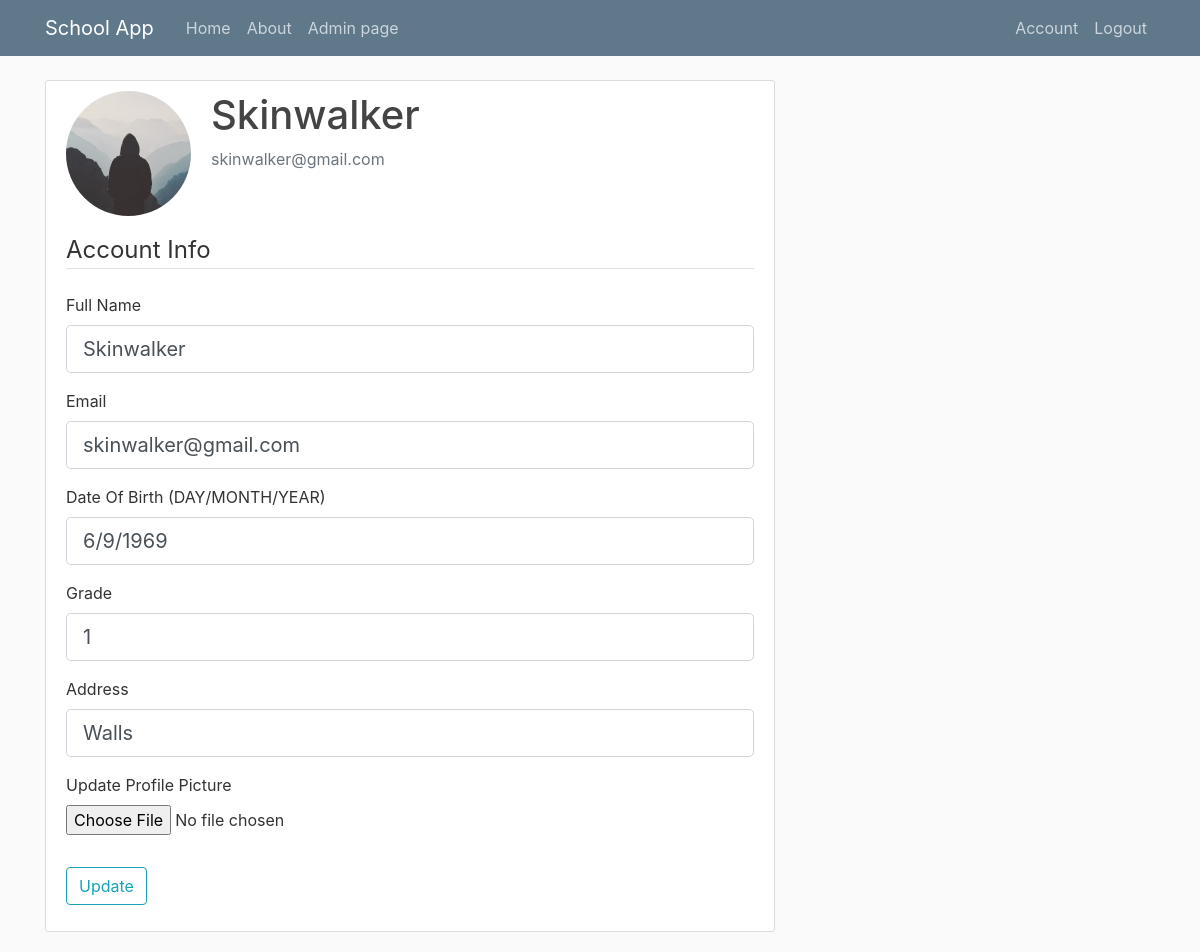
Page /account (signed in) on the committed database.
### schoolapp/models.py (models this page shows, shortened)
class User(db.Model, UserMixin):
    id = db.Column(db.Integer, primary_key=True)
    email = db.Column(db.String(120), unique=True, nullable=False)
    password = db.Column(db.String(60), nullable=True, default="password")
    full_name = db.Column(db.String(100), unique=True, nullable=False)
    date_of_birth = db.Column(db.String, nullable=False)
    grade = db.Column(db.Integer, nullable=False)
    address = db.Column(db.String(100), nullable=False)
    image_file = db.Column(db.String(20), nullable=False, default='default.jpg')

### schoolapp/routes.py (the view)
@app.route("/account", methods=['GET', 'POST'])
@login_required
def account():
    form = UpdateAccountForm()
    if form.validate_on_submit():
        if form.picture.data:
            picture_file = save_picture(form.picture.data)
            current_user.image_file = picture_file
        current_user.full_name = form.full_name.data
        current_user.email = form.email.data
        current_user.date_of_birth = form.date_of_birth.data
        current_user.grade = form.grade.data
        current_user.address = form.address.data
        db.session.commit()
        flash('Your account has been updated!', 'success')
        return redirect(url_for('account'))
    elif request.method == 'GET':
        form.full_name.data = current_user.full_name
        form.email.data = current_user.email
        form.date_of_birth.data = current_user.date_of_birth
        form.grade.data = current_user.grade
        form.address.data = current_user.address
    image_file = url_for('static', filename='profile_pics/' + current_user.image_file)
    return render_template('account.html', title='Account',
                           image_file=image_file, form=form)

### schoolapp/forms.py (shortened to what this page needs)
class UpdateAccountForm(FlaskForm):
    full_name = StringField('Full Name', validators=[DataRequired(), Length(min=2, max=100)])
    email = StringField('Email', validators=[DataRequired(), Email()])
    grade = IntegerField("Grade", validators=[DataRequired()])
    date_of_birth = StringField("Date Of Birth", validators=[DataRequired()])
    address = StringField("Address", validators=[DataRequired()])
    picture = FileField("Update Profile Picture", validators=[FileAllowed(["jpg", "png"])])
    submit = SubmitField('Update')

### schoolapp/models.py (called while the page is built)
@login_manager.user_loader
def load_user(user_id):
    return User.query.get(int(user_id))

### schoolapp/templates/account.html (shortened to what this page needs)
{% extends "layout.html" %}
{% block content %}
    <div class="content-section">
        <div class="media">
            <img class="rounded-circle account-img" src="{{ image_file }}">
            <div class="media-body">
                <h2 class="account-heading">{{ current_user.full_name }}</h2>
                <p class="text-secondary">{{ current_user.email }}</p>
            </div>
        </div>
        <form method="POST" action="" enctype="multipart/form-data">
            <fieldset class="form-group">
                <legend class="border-bottom mb-4">Account Info</legend>
                <div class="form-group">
                    {{ form.full_name.label(class="form-control-label") }}
                    {% if form.full_name.errors %}
                        {{ form.full_name(class="form-control form-control-lg is-invalid") }}
                        <div class="invalid-feedback">
                            {% for error in form.full_name.errors %}
                                <span>{{ error }}</span>
                            {% endfor %}
                        </div>
                    {% else %}
                        {{ form.full_name(class="form-control form-control-lg") }}
                    {% endif %}
                </div>
                <div class="form-group">
                    {{ form.email.label(class="form-control-label") }}
                    {% if form.email.errors %}
                        {{ form.email(class="form-control form-control-lg is-invalid") }}
                        <div class="invalid-feedback">
                            {% for error in form.email.errors %}
                                <span>{{ error }}</span>
                            {% endfor %}
                        </div>
                    {% else %}
                        {{ form.email(class="form-control form-control-lg") }}
                    {% endif %}
                </div>
                <div class="form-group">
                    {{ form.date_of_birth.label(class="form-control-label") }} (DAY/MONTH/YEAR)
                    {% if form.date_of_birth.errors %}
                        {{ form.date_of_birth(class="form-control form-control-lg is-invalid") }}
                        <div class="invalid-feedback">
                            {% for error in form.date_of_birth.errors %}
                                <span>{{ error }}</span>
                            {% endfor %}
                        </div>
                    {% else %}
                        {{ form.date_of_birth(class="form-control form-control-lg") }}
                    {% endif %}
                </div>
                <div class="form-group">
                    {{ form.grade.label(class="form-control-label") }}
                    {% if form.grade.errors %}
                        {{ form.grade(class="form-control form-control-lg is-invalid") }}
                        <div class="invalid-feedback">
                            {% for error in form.grade.errors %}
                                <span>{{ error }}</span>
                            {% endfor %}
                        </div>
                    {% else %}
                        {{ form.grade(class="form-control form-control-lg") }}
                    {% endif %}
                </div>
                <div class="form-group">
                    {{ form.address.label(class="form-control-label") }}
                    {% if form.address.errors %}
                        {{ form.address(class="form-control form-control-lg is-invalid") }}
                        <div class="invalid-feedback">
                            {% for error in form.address.errors %}
                                <span>{{ error }}</span>
                            {% endfor %}
                        </div>
                    {% else %}
                        {{ form.address(class="form-control form-control-lg") }}
                    {% endif %}
                </div>
                <div class="form-group">
                    {{ form.picture.label() }}
                    {{ form.picture(class="form-control-file") }}
                </div>
            </fieldset>
            <div class="form-group">
                {{ form.submit(class="btn btn-outline-info") }}
            </div>
        </form>
    </div>
{% endblock content %}

### schoolapp/static/main.css (style rules this page uses)
body { background: #fafafa; color: #333333; margin-top: 5rem; }
h1, h2, h3, h4, h5, h6 { color: #444444; }
.content-section { background: #ffffff; padding: 10px 20px; border: 1px solid #dddddd; border-radius: 3px; margin-bottom: 20px; }
.account-img { height: 125px; width: 125px; margin-right: 20px; margin-bottom: 16px; }
.account-heading { font-size: 2.5rem; }

### rows in the picture
User: full_name "Skinwalker", email "skinwalker@gmail.com", date_of_birth "6/9/1969", grade "1", address "Walls"
